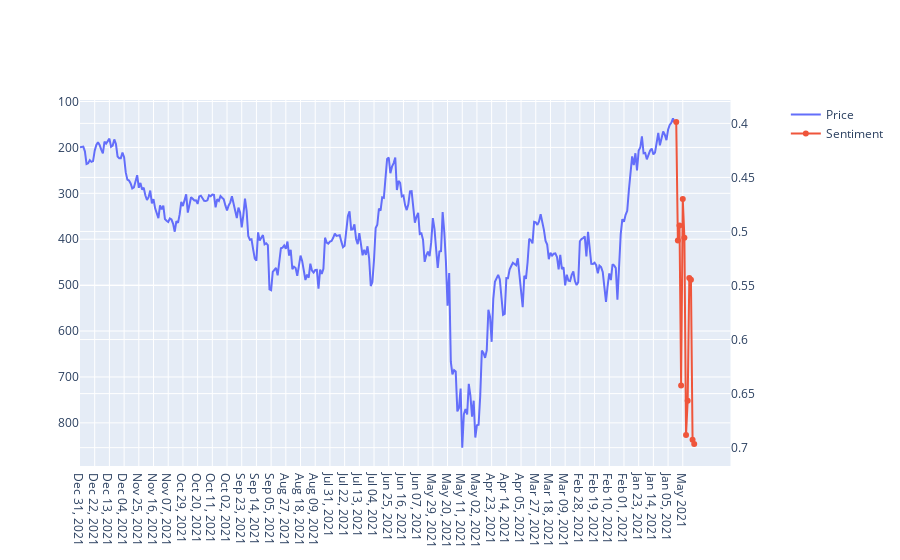

Source (notebook cell):
### Code cell
df = pd.read_csv("compound_price_data_2.csv")
# figure shared x axes true

fig = make_subplots(specs=[[{"secondary_y": True,}]])

# add trace to figure x as df date y as df price
fig.add_trace(go.Scatter(x=df['Date'], y=df['Price'], name='Price'), secondary_y=False)

# template="plotly_dark"
    
string = "maker.csv"
sentiment_df = pd.read_csv(string)
sentiment_df['date'] = sentiment_df['created'].apply(lambda x: x.split(' ')[0])
sentiment_df.sort_values(['date'], inplace=True)
sentiment_df = sentiment_df.fillna(method='ffill')
sentiment_df['year_month'] = sentiment_df['date'].apply(lambda x: x[0:x.rfind('-')])

monthList = list(sentiment_df['year_month'].unique())
timeSplitData={}
timeSplitDataSentiment = {}

for month in monthList: 
    timeSplitData[month] = []
    timeSplitDataSentiment[month] = []  

def split(x):
    monthData = x['year_month']
    content = x['body']
    cleaned = clean_content(content)
    timeSplitData[monthData].append(cleaned)

sentiment_df.apply(lambda x: split(x), axis=1) 
sid = SentimentIntensityAnalyzer()
for month in timeSplitData:
    for content in timeSplitData[month]:
        output = sid.polarity_scores(content)
        timeSplitDataSentiment[month].append(output)  

timeSplitDataNetScore = {}
for month in monthList:
    timeSplitDataNetScore[month] = 0 
    
for month in timeSplitDataSentiment:
    for output in timeSplitDataSentiment[month]:
        compound = output['compound']
        compound = compound / len(timeSplitDataSentiment[month])
        timeSplitDataNetScore[month] +=compound 

date_dict ={
'2021-01': 'Jan 2021',
'2021-02': 'Feb 2021',
'2021-03': 'Mar 2021',
'2021-04': 'Apr 2021',
'2021-05': 'May 2021',
'2021-06': 'Jun 2021',
'2021-07': 'Jul 2021',
'2021-08': 'Aug 2021',
'2021-09': 'Sep 2021',
'2021-10': 'Oct 2021',
'2021-11': 'Nov 2021',
'2021-12': 'Dec 2021',
}

final = {}
for old_key in timeSplitDataNetScore.keys():
    new_key = date_dict[old_key]
    final[new_key] = timeSplitDataNetScore[old_key]

fig.update_yaxes(autorange="reversed")


fig.add_trace(
go.Scatter(x=list(final.keys()), y=list(final.values()), name="Sentiment"),
secondary_y=True,
)

# fig.update_layout(
#     xaxis = dict(
#         tickmode = "array",
#         tickvals = ['Mar 01, 2022', 'Feb 01, 2022', 'Jan 01, 2022', 'Dec 01, 2021',
#                     'Nov 01, 2021', 'Oct 01, 2021', 'Sep 01, 2021', 'Aug 01, 2021',
#                     'Jul 01, 2021', 'Jun 01, 2021', 'May 01, 2021', 'Apr 01, 2021',
#                     'Mar 01, 2021', 'Feb 01, 2021', 'Jan 01, 2021'],
#         ticktext = ['Mar 2022', 'Feb 2022', 'Jan 2022', 'Dec 2021',
#                     'Nov 2021', 'Oct 2021', 'Sep 2021', 'Aug 2021',
#                     'July 2021', 'June 2021', 'May 2021', 'Apr 2021',
#                     'Mar 2021', 'Feb 2021', 'Jan 2021']
#     )
# )

fig.show()

### Figure 1 — Plotly figure (JSON) as saved in the notebook; plotly's stock layout.template omitted (floating-point values rounded to 4 significant figures; data arrays with more than 128 entries replaced by an {"elided": "..."} marker saying what was removed)
{"data": [{"name": "Price", "type": "scatter", "x": {"elided": "365 str values"}, "xaxis": "x", "y": {"elided": "365 float values"}, "yaxis": "y"}, {"name": "Sentiment", "type": "scatter", "x": ["Jan 2021", "Feb 2021", "Mar 2021", "Apr 2021", "May 2021", "Jun 2021", "Jul 2021", "Aug 2021", "Sep 2021", "Oct 2021", "Nov 2021", "Dec 2021"], "xaxis": "x", "y": [0.3988, 0.5084, 0.4945, 0.6426, 0.47, 0.5057, 0.6883, 0.6565, 0.5431, 0.5447, 0.6926, 0.6966], "yaxis": "y2"}], "layout": {"xaxis": {"anchor": "y", "domain": [0, 0.94]}, "yaxis": {"anchor": "x", "autorange": "reversed", "domain": [0, 1]}, "yaxis2": {"anchor": "x", "autorange": "reversed", "overlaying": "y", "side": "right"}}}
